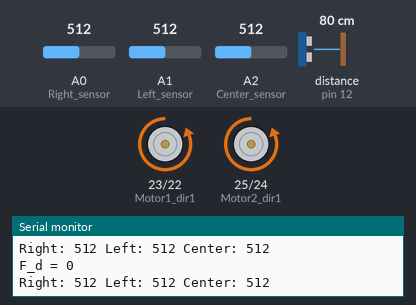
Recording of a sketch running on a simulated Arduino Mega 2560, built with avr-gcc and run on an emulated ATmega2560. Parts: motor-driver pin pairs drawn as motors (green arrow = first pin HIGH = forward, orange = second pin HIGH = backward, longer = more drive, scaled by the enable pin), the last lines printed to the serial monitor. The inputs (shaded band) are chosen by the test bench; at power-on: A1 (Left_sensor) = 512, A0 (Right_sensor) = 512, distance to the obstacle (sensor on pin 12) 80 cm, A2 (Center_sensor) = 512. The echo pulse lasts 58.3 µs per cm.

Above: at 3.2 s.
3.3 s: A1 (Left_sensor) set to 489
At 3.7 s:
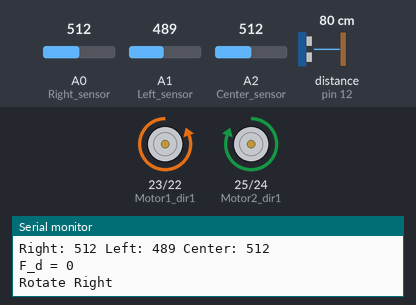
6.3 s: A0 (Right_sensor) set to 410
9.3 s: A0 (Right_sensor) set to 383
At 9.77 s:
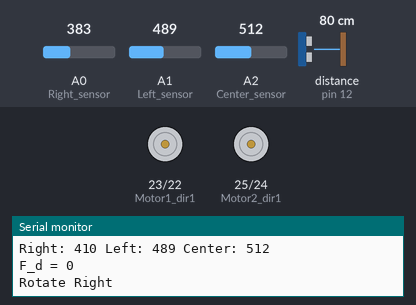
12.3 s: A0 (Right_sensor) set to 214
15.3 s: A0 (Right_sensor) set to 187
At 15.7 s:
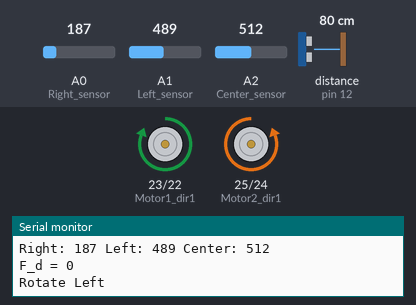
18.3 s: distance to the obstacle (sensor on pin 12) set to 2 cm
Timing chart, 0 to 22.3 s (numbered marks = the images above; inputs shaded):
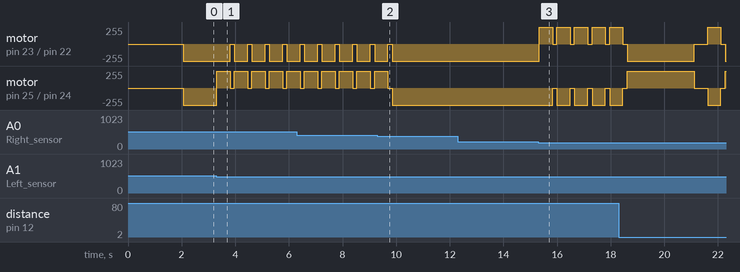

The sketch:

Echo_Drive.ino
```cpp
//Libraries
#include <NewPing.h>

//Front Ultrasonic Sensor
#define Front_trig 13
#define Front_echo 12
//Left Line Sensor
#define Left_sensor A1
//Right Line Sensor
#define Right_sensor A0
//Cefnter Line Sensor
#define Center_sensor A2

//Max distance for Ultrsonic sensor to sense
#define maximum_distance 35

//Motors
//LEFT
#define Motor1_dir1 23
#define Motor1_dir2 22
#define Motor1_PWMA 26
//RIGHT
#define Motor2_dir1 25
#define Motor2_dir2 24
#define Motor2_PWMB 27

const int motorSpeed = 130;

//Delays for turning
int delay_180 = 1400;
int delay_90 = 700;

//Define Front Ultrasonic Sensor
NewPing Fsonar(Front_trig, Front_echo, maximum_distance);
int Front_dist = 0;

void setup() {
  //Line Sensors
  pinMode(Left_sensor, INPUT);
  pinMode(Right_sensor, INPUT);
  pinMode(Center_sensor, INPUT);
  //Ultrasonic Sensors
  pinMode(Front_trig, OUTPUT);
  pinMode(Front_echo, INPUT);

  //Motors
  pinMode(Motor1_dir1, OUTPUT);
  pinMode(Motor1_dir2, OUTPUT);
  pinMode(Motor1_PWMA, OUTPUT);
  pinMode(Motor2_dir1, OUTPUT);
  pinMode(Motor2_dir2, OUTPUT);
  pinMode(Motor2_PWMB, OUTPUT);

  Serial.begin(9600);
  delay(2000);
}

void loop() {
  //Set PWMAs high
  analogWrite(Motor1_PWMA, abs(motorSpeed));
  analogWrite(Motor2_PWMB, abs(motorSpeed));

  //Get Front Distane
  Front_dist = Fsonar.ping_cm();
  delay(50);

  //Value Calibration
  int Right_sensor_val = analogRead(Right_sensor);
  int Left_sensor_val = analogRead(Left_sensor);
  int Center_sensor_val = analogRead(Center_sensor);
  String values = "Right: " + String(Right_sensor_val) + " Left: " + String(Left_sensor_val) + " " + "Center: " + String(Center_sensor_val);
  Serial.println(values);

  Serial.print("F_d = ");
  Serial.println(Front_dist);

  //Front Ultrasonic Sensor
  //If front ultrasonic sensor sees something, turn around
  if(Front_dist < 30 && Front_dist > 0){
    rotateRight();
    Serial.println("Turn Around");
    delay(2500);
    moveStop();
    delay(500);
  }

  //Line detected by both sensors
  if(analogRead(Right_sensor)<=400 && analogRead(Left_sensor)<=400){
    Serial.println("Rotate 90");
    rotate90Right();
    delay(1400);
    moveStop();
    delay(100);
  }
  //Line detected by right sensor
  else if(analogRead(Right_sensor)>=400 && analogRead(Left_sensor)<=500){
    Serial.println("Rotate Right");
    //Rotate right
    rotateRight();
    delay(500);
    moveStop();
    delay(100);
  }
  //:ine detected by Left sensor
  else if(analogRead(Right_sensor)<=200 && analogRead(Left_sensor)>=450){
    //Rotate left
    Serial.println("Rotate Left");
    rotateLeft();
    delay(500);
    moveStop();
    delay(100);
  }
  //Corner detected by center
  else if(analogRead(Center_sensor)<=350 && analogRead(Right_sensor)>= 450 && analogRead(Left_sensor)>= 450){
    Serial.println("Corner, turn around");
    moveBackward();
    delay(750);
    rotateRight();
    delay(750);
  }
  //Otherwise just move straight
  else{
    moveForward();
  }
}

void moveStop(){
  digitalWrite(Motor1_dir1, LOW);
  digitalWrite(Motor1_dir2, LOW);
  digitalWrite(Motor2_dir1, LOW);
  digitalWrite(Motor2_dir2, LOW);
}

void moveForward(){
  digitalWrite(Motor1_dir1, LOW);
  digitalWrite(Motor1_dir2, HIGH);
  digitalWrite(Motor2_dir1, LOW);
  digitalWrite(Motor2_dir2, HIGH);
}

void rotateRight(){
  digitalWrite(Motor1_dir1, LOW);
  digitalWrite(Motor1_dir2, HIGH);
  digitalWrite(Motor2_dir1, HIGH);
  digitalWrite(Motor2_dir2, LOW);
}

void rotate90Right(){
  digitalWrite(Motor1_dir1, LOW);
  digitalWrite(Motor1_dir2, HIGH);
  digitalWrite(Motor2_dir1, HIGH);
  digitalWrite(Motor2_dir2, LOW);
}

void rotateLeft(){
  digitalWrite(Motor1_dir1, HIGH);
  digitalWrite(Motor1_dir2, LOW);
  digitalWrite(Motor2_dir1, LOW);
  digitalWrite(Motor2_dir2, HIGH);
}

void moveBackward(){
  digitalWrite(Motor1_dir1, HIGH);
  digitalWrite(Motor1_dir2, LOW);
  digitalWrite(Motor2_dir1, HIGH);
  digitalWrite(Motor2_dir2, LOW);
}
```

Measured:
- the behaviour switches between 501 and 500 on A1 (Left_sensor) (found by bisection; images 0 and 1)
- the behaviour switches between 400 and 399 on A0 (Right_sensor) (found by bisection; images 1 and 2)
- the behaviour switches between 201 and 200 on A0 (Right_sensor) (found by bisection; images 2 and 3)
- after the input at 3.3 s, motor on pin 23 (Motor1_dir1) / pin 22 (Motor1_dir2): alternates backward 255/255 for 0.50 s and stopped for 0.15 s, starting after 0.51 s; motor on pin 25 (Motor2_dir1) / pin 24 (Motor2_dir2): alternates forward 255/255 for 0.50 s and stopped for 0.15 s, starting at once
- after the input at 9.3 s, motor on pin 23 (Motor1_dir1) / pin 22 (Motor1_dir2): goes on until 9.8 s, then stays backward 255/255
- after the input at 15.3 s, motor on pin 23 (Motor1_dir1) / pin 22 (Motor1_dir2): alternates forward 255/255 for 0.50 s and stopped for 0.15 s, starting at once; motor on pin 25 (Motor2_dir1) / pin 24 (Motor2_dir2): alternates backward 255/255 for 0.50 s and stopped for 0.15 s, starting after 0.54 s
